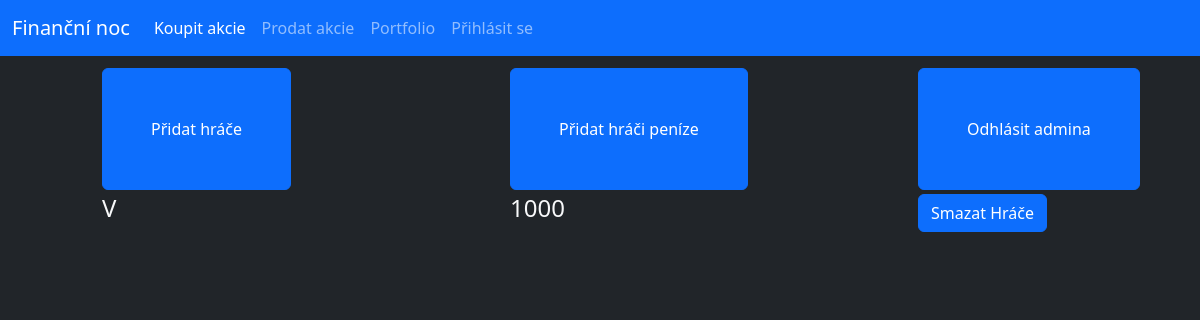
Before: /admin (signed in) with the older database file.
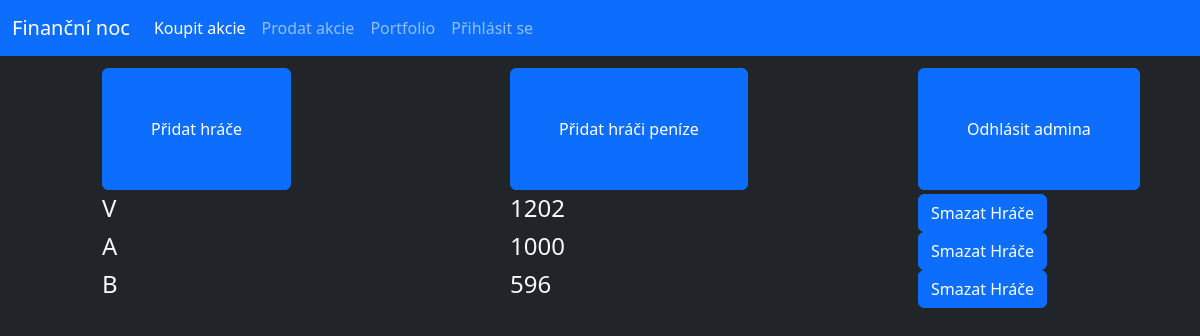
After: the same page with the newer database file.
### database.py (models this page shows, shortened)
class User(db.Model):
    _id = db.Column("id", db.Integer, primary_key=True)
    name = db.Column(db.String(40))
    money = db.Column(db.Integer)
    password = db.Column(db.String(70))

### router.py (the view)
@app.route("/admin")
def admin():
    if "adminLogin" in session:
        users = User.query.all()
        return render_template("admin.html", users=users)
    else:
        return redirect(url_for("adminLogin"))

### templates/admin.html (shortened to what this page needs)
{% extends "main.html" %}
{% block content %}
    <div class="row px-3 py-1"></div>
    <div class="row py-1">
        <div class="col offset-1">
            <form action="/admin/addUser" method="GET">
                <button class="btn btn-primary py-5 px-5">Přidat hráče</button>
            </form>
        </div>
        <div class="col offset-1">
            <form action="/admin/addMoney" method="GET">
                <button class="btn btn-primary py-5 px-5">Přidat hráči peníze</button>
            </form>
        </div>
        <div class="col offset-1">
            <form action="/admin/logout" method="GET">
                <button class="btn btn-primary py-5 px-5">Odhlásit admina</button>
            </form>
        </div>
    </div>
    {% for usr in users %}
        <form method="POST" action="/del/{{usr._id}}">
            <div class="row">
                <div class="col offset-1 --bs-border-color-translucent"><h4 class="text-light">{{usr.name}}</h4></div>
                <div class="col offset-1 --bs-border-color-translucent"><h4 class="text-light">{{usr.money}}</h4></div>
                <div class="col offset-1">
                    <button type="submit" class="btn btn-primary">Smazat Hráče</button>
                </div>
            </div>
        </form>
    {% endfor %}
{% endblock%}

### templates/main.html (shortened to what this page needs)
<!doctype html>
<html lang="en">
  <head>
    <link href="https://cdn.jsdelivr.net/npm/bootstrap@5.3.3/dist/css/bootstrap.min.css" rel="stylesheet">
  </head>
  <body class="bg-dark">
    <nav class="navbar navbar-expand-lg bg-primary navbar-dark">
        <div class="container-fluid">
          <a class="navbar-brand" href="/">Finanční noc</a>
          <div class="collapse navbar-collapse" id="navbarNav">
            <ul class="navbar-nav">
                <li class="nav-item">
                    <a class="nav-link active" aria-current="page" href="/buy">Koupit akcie</a>
                </li>
                <li class="nav-item">
                    <a class="nav-link" href="/sell">Prodat akcie</a>
                </li>
                <li class="nav-item">
                    <a class="nav-link" href="/user">Portfolio</a>
                </li>
                {% if logged %}
                <li class="nav-item">
                  <a class="nav-link" href="/logout">Odhlásit se</a>
                {% else %}
                <li class="nav-item">
                  <a class="nav-link" href="/login">Přihlásit se</a>
                {%endif%}
              </li>
            </ul>
          </div>
        </div>
      </nav>
      {% block content %} {% endblock%}
  </body>
</html>

Changed rows visible on the page:
changed User (number 1 of 3 on the later page): money "1000" → "1202"
added User: name "A", money "1000"
added User: name "B", money "596"
